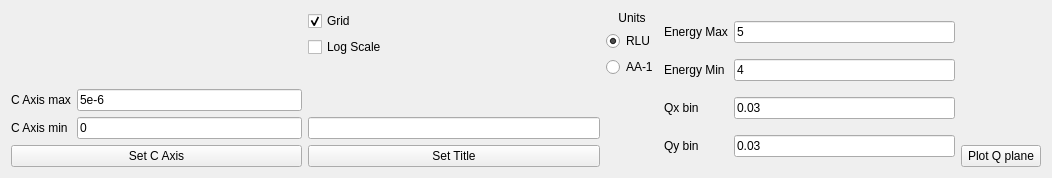
<?xml version="1.0" encoding="UTF-8"?>
<ui version="4.0">
 <class>Form</class>
 <widget class="QWidget" name="Form">
  <property name="geometry">
   <rect>
    <x>0</x>
    <y>0</y>
    <width>1052</width>
    <height>178</height>
   </rect>
  </property>
  <property name="windowTitle">
   <string>Form</string>
  </property>
  <layout class="QHBoxLayout" name="horizontalLayout">
   <item>
    <layout class="QVBoxLayout" name="verticalLayout_6">
     <item>
      <layout class="QHBoxLayout" name="horizontalLayout_2">
       <item>
        <layout class="QGridLayout" name="gridLayout_2">
         <item row="1" column="0">
          <widget class="QLabel" name="label_7">
           <property name="text">
            <string>C Axis max</string>
           </property>
          </widget>
         </item>
         <item row="1" column="1">
          <widget class="QLineEdit" name="QPlane_CAxisMax_lineEdit">
           <property name="text">
            <string>5e-6</string>
           </property>
          </widget>
         </item>
         <item row="2" column="1">
          <widget class="QLineEdit" name="QPlane_CAxisMin_lineEdit">
           <property name="text">
            <string>0</string>
           </property>
          </widget>
         </item>
         <item row="2" column="0">
          <widget class="QLabel" name="label_6">
           <property name="text">
            <string>C Axis min</string>
           </property>
          </widget>
         </item>
         <item row="0" column="1">
          <spacer name="verticalSpacer_4">
           <property name="orientation">
            <enum>Qt::Vertical</enum>
           </property>
           <property name="sizeHint" stdset="0">
            <size>
             <width>20</width>
             <height>5</height>
            </size>
           </property>
          </spacer>
         </item>
        </layout>
       </item>
      </layout>
     </item>
     <item>
      <widget class="QPushButton" name="QPlane_setCAxis_button">
       <property name="text">
        <string>Set C Axis</string>
       </property>
      </widget>
     </item>
    </layout>
   </item>
   <item>
    <layout class="QVBoxLayout" name="verticalLayout_2">
     <item>
      <widget class="QCheckBox" name="QPlane_Grid_checkBox">
       <property name="text">
        <string>Grid</string>
       </property>
       <property name="checked">
        <bool>true</bool>
       </property>
      </widget>
     </item>
     <item>
      <widget class="QCheckBox" name="QPlane_LogScale_checkBox">
       <property name="text">
        <string>Log Scale</string>
       </property>
      </widget>
     </item>
     <item>
      <spacer name="verticalSpacer_5">
       <property name="orientation">
        <enum>Qt::Vertical</enum>
       </property>
       <property name="sizeHint" stdset="0">
        <size>
         <width>20</width>
         <height>5</height>
        </size>
       </property>
      </spacer>
     </item>
     <item>
      <widget class="QLineEdit" name="QPlane_SetTitle_lineEdit"/>
     </item>
     <item>
      <widget class="QPushButton" name="QPlane_SetTitle_button">
       <property name="text">
        <string>Set Title</string>
       </property>
      </widget>
     </item>
    </layout>
   </item>
   <item>
    <layout class="QVBoxLayout" name="verticalLayout_5">
     <item>
      <widget class="QLabel" name="label_3">
       <property name="text">
        <string>Units</string>
       </property>
       <property name="alignment">
        <set>Qt::AlignCenter</set>
       </property>
      </widget>
     </item>
     <item>
      <widget class="QRadioButton" name="QPlane_SelectUnits_RLU_radioButton">
       <property name="text">
        <string>RLU</string>
       </property>
       <property name="checked">
        <bool>true</bool>
       </property>
      </widget>
     </item>
     <item>
      <widget class="QRadioButton" name="QPlane_SelectUnits_AA_radioButton">
       <property name="text">
        <string>AA-1</string>
       </property>
      </widget>
     </item>
     <item>
      <spacer name="verticalSpacer_3">
       <property name="orientation">
        <enum>Qt::Vertical</enum>
       </property>
       <property name="sizeHint" stdset="0">
        <size>
         <width>20</width>
         <height>5</height>
        </size>
       </property>
      </spacer>
     </item>
    </layout>
   </item>
   <item>
    <layout class="QGridLayout" name="gridLayout">
     <item row="0" column="1">
      <widget class="QLineEdit" name="QPlane_EMax_lineEdit">
       <property name="text">
        <string>5</string>
       </property>
      </widget>
     </item>
     <item row="1" column="0">
      <widget class="QLabel" name="label">
       <property name="text">
        <string>Energy Min</string>
       </property>
      </widget>
     </item>
     <item row="0" column="0">
      <widget class="QLabel" name="label_9">
       <property name="text">
        <string>Energy Max</string>
       </property>
      </widget>
     </item>
     <item row="2" column="1">
      <widget class="QLineEdit" name="QPlane_xBinTolerance_lineEdit">
       <property name="text">
        <string>0.03</string>
       </property>
      </widget>
     </item>
     <item row="1" column="1">
      <widget class="QLineEdit" name="QPlane_EMin_lineEdit">
       <property name="text">
        <string>4</string>
       </property>
      </widget>
     </item>
     <item row="2" column="0">
      <widget class="QLabel" name="label_2">
       <property name="text">
        <string>Qx bin</string>
       </property>
      </widget>
     </item>
     <item row="3" column="0">
      <widget class="QLabel" name="label_4">
       <property name="text">
        <string>Qy bin</string>
       </property>
      </widget>
     </item>
     <item row="3" column="1">
      <widget class="QLineEdit" name="QPlane_yBinTolerance_lineEdit">
       <property name="text">
        <string>0.03</string>
       </property>
      </widget>
     </item>
    </layout>
   </item>
   <item>
    <layout class="QVBoxLayout" name="verticalLayout">
     <item>
      <spacer name="verticalSpacer">
       <property name="orientation">
        <enum>Qt::Vertical</enum>
       </property>
       <property name="sizeHint" stdset="0">
        <size>
         <width>20</width>
         <height>40</height>
        </size>
       </property>
      </spacer>
     </item>
     <item>
      <widget class="QPushButton" name="QPlane_plot_button">
       <property name="text">
        <string>Plot Q plane</string>
       </property>
      </widget>
     </item>
    </layout>
   </item>
  </layout>
 </widget>
 <resources/>
 <connections/>
</ui>
